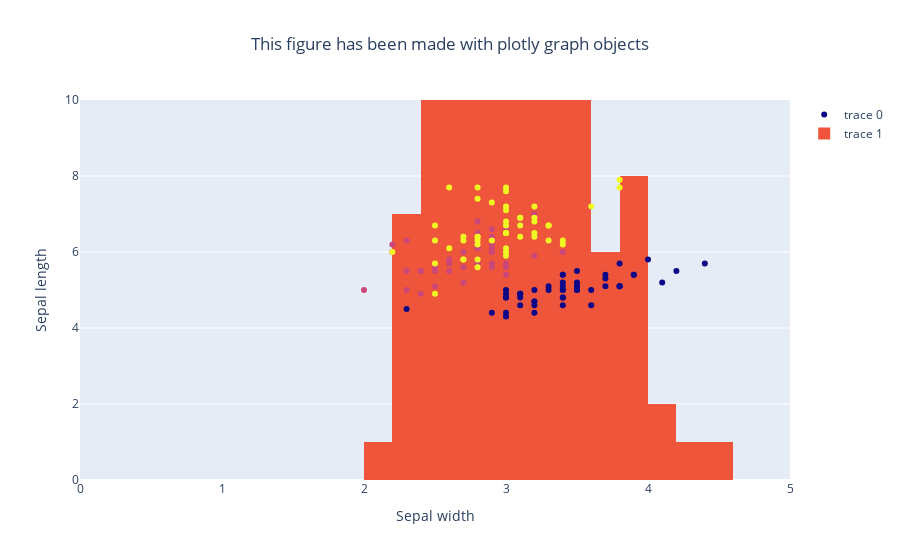

This figure's notebook cell:
### Code cell
# Add the distribution of sepal_width on the same graph
fig.add_trace(
    go.Histogram(
        x = df['sepal_width']))

### Figure 1 — Plotly figure (JSON) as saved in the notebook; plotly's stock layout.template omitted (floating-point values rounded to 4 significant figures; data arrays with more than 128 entries replaced by an {"elided": "..."} marker saying what was removed)
{"data": [{"marker": {"color": {"elided": "150 int values"}}, "mode": "markers", "type": "scatter", "x": {"elided": "150 float values"}, "y": {"elided": "150 float values"}}, {"type": "histogram", "x": {"elided": "150 float values"}}], "layout": {"title": {"text": "This figure has been made with plotly graph objects", "x": 0.5}, "xaxis": {"range": [0, 5], "title": {"text": "Sepal width"}}, "yaxis": {"range": [0, 10], "title": {"text": "Sepal length"}}}}
